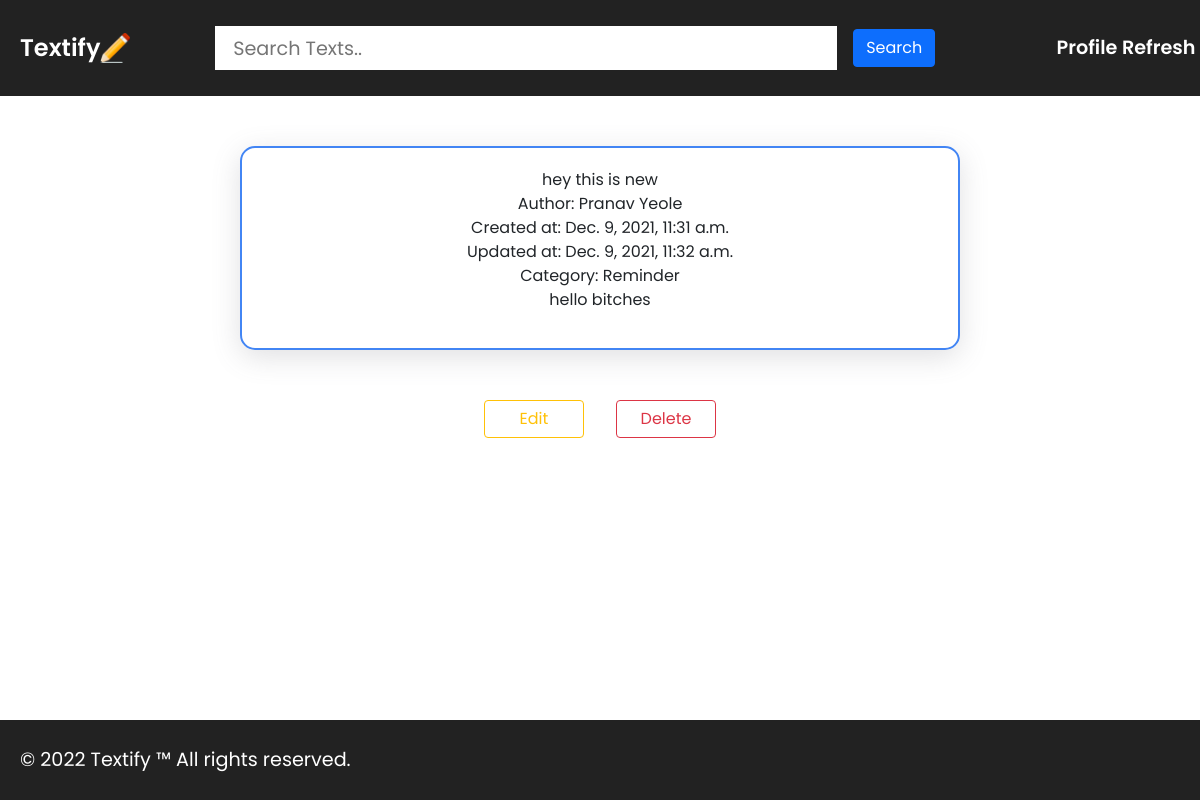
Page /text/7 on the committed database.
### textifyapi/models.py (models this page shows, shortened)
class Text(models.Model):
    TEXT_CATEGORY = [
        ("gn", "General"),
        ("rm", "Reminder"),
        ("th", "Thought"),
        ("qt", "Quote"),
        ("nt", "Note")
    ]
    TEXT_SEVERITY = [
        ("l", "low"),
        ("m", "moderate"),
        ("h", "high")
    ]
    title = models.CharField(max_length=100, null=True, blank=True)
    content = RichTextField(null=True, blank=True)
    image = models.ImageField(upload_to="images/", blank=True, null=True)
    category = models.CharField(max_length=2, choices=TEXT_CATEGORY, default="gn")
    severity = models.CharField(max_length=1, choices=TEXT_SEVERITY, null=True, blank=True)
    pinned = models.BooleanField(default=False)
    created_at = models.DateTimeField(auto_now_add=True)
    updated_at = models.DateTimeField(auto_now=True)
    user = models.ForeignKey(User, on_delete=models.CASCADE)
    class Meta:
        ordering = ["-created_at"]

class User(models.Model):
    GENDER_CHOICE = [
        ("m", "Male"),
        ("f", "Female"),
        ("o", "Other")
    ]
    name = models.CharField(max_length=50)
    age = models.IntegerField(validators=[MinValueValidator(1), MaxValueValidator(100)])
    gender = models.CharField(max_length=1 ,choices=GENDER_CHOICE)
    email = models.EmailField()
    username = models.CharField(max_length=10)
    password = models.CharField(max_length=10)
    profile_pic = models.ImageField(null=True, blank=True, upload_to="php/")

### textifyapi/views.py (the view)
# urls.py: path('text/<pk>', views.TextDetailView.as_view(), name="textdetail" ),
class TextDetailView(DetailView):
    model = Text
    template_name = "textifyapi/textdetail.html"

### textifyapi/templates/textifyapi/textdetail.html
{% extends 'textifyapi/base.html' %}
{% load static %}
{% block head %}
<link rel="stylesheet" href="{% static 'textifyapi/textdetail.css' %}" type="text/css">
{% endblock head %}
{% block content %}
    <div id="single_text">
        <span>{{object.title}}</span>
        <span>Author: {{object.user.name}}</span>
        <span>Created at: {{object.created_at}}</span>
        <span>Updated at: {{object.updated_at}}</span>
        <span>Category: {{object.get_category_display}}</span>
        <span>{{object.content|safe}}</span>
    </div>
    <div id="options">
        <a href="{% url 'textupdate' object.pk %}"><button type="button" class="btn btn-outline-warning mx-3">Edit</button></a>
        <a href="{% url 'textdelete' object.pk %}"><button type="button" class="btn btn-outline-danger mx-3">Delete</button></a>
    </div>
{% endblock content %}

### textifyapi/static/textifyapi/base.css (style rules this page uses)
* { margin: 0; padding: 0; font-family: 'Poppins', sans-serif; scroll-behavior: smooth; }
body { position: relative; min-height: 100vh; }

### textifyapi/static/textifyapi/textdetail.css (style rules this page uses)
#single_text { display: flex; flex-direction: column; align-items: center; justify-content: space-evenly; width: 60vw; padding: 20px; margin: 50px auto; border-radius: 15px; border: 2px solid #4285F4; box-shadow: rgba(100, 100, 111, 0.2) 0px 7px 29px 0px; }
#options { display: flex; align-items: center; justify-content: center; margin: 20px 0; }
#options button { width: 100px; }

### rows in the picture
Text: title "hey this is new", user.name "Pranav Yeole", created_at "Dec. 9, 2021, 11:31 a.m.", updated_at "Dec. 9, 2021, 11:32 a.m.", category "Reminder", content "hello bitches"
